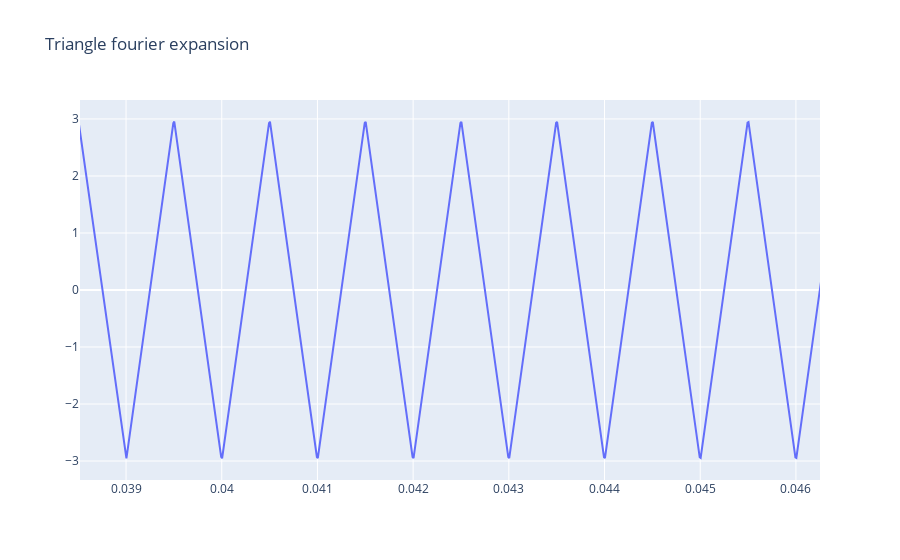

Notebook code cell kept with this figure:
### Code cell
x = np.linspace(0,0.1,10000)


V_max = 3 #V
V_min = -3 #V
T = 0.001 #s
f = 1/T #Hz

u = np.ones(10000)*(V_max +V_min)/2

for i in range(1,1000):
    u -= 4*(V_max-V_min)*np.cos((2*i-1)*2*np.pi*f*x)/(np.pi*(2*i-1))**2 

fig = go.Figure(data=go.Scatter(x=x,y=u,name="Triangle Function"))
fig.update_layout(title={'text': 'Triangle fourier expansion'})
fig.show(rendered="jupyterlab")
    
#plt.plot(x,z)
#plt.show()

### Figure 1 — Plotly figure (JSON) as saved in the notebook; plotly's stock layout.template omitted (floating-point values rounded to 4 significant figures; data arrays with more than 128 entries replaced by an {"elided": "..."} marker saying what was removed)
{"data": [{"name": "Triangle Function", "type": "scatter", "x": {"elided": "10000 float values"}, "y": {"elided": "10000 float values"}}], "layout": {"autosize": true, "title": {"text": "Triangle fourier expansion"}, "xaxis": {"autorange": false, "range": [0.03852, 0.04625], "showspikes": false, "type": "linear"}, "yaxis": {"autorange": true, "range": [-3.333, 3.333], "showspikes": false, "type": "linear"}}}
